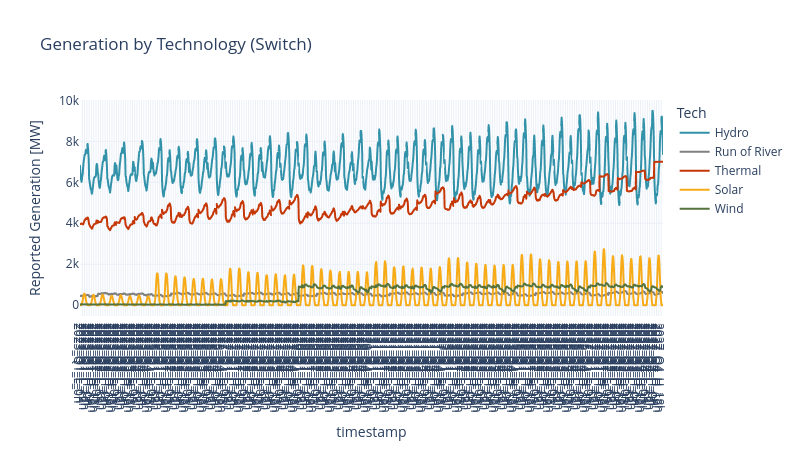

This figure's notebook cell:
### Markdown cell above
### 3.4.4 Dispatch by Technology Switch

### Code cell
gen_disp = dispatch_sw.copy()
# Add Timepoints
gen_disp = pd.merge(gen_disp, timepoints, on='timestamp', how='inner')
# Sort by timepoints to sort timestamps as well
gen_disp = gen_disp.sort_values(by='timepoints_x')
gen_disp.rename(columns={'timepoints_x': 'timepoints'}, inplace=True)

# Change values on gen_tech to match Switch output
gen_disp['gen_tech'] = gen_disp['gen_tech'].replace(parse_tech)
# Replace prefix 'labor_' by 'L_' and 'holidays_' by 'H_'
gen_disp['timestamp'] = gen_disp['timestamp'].str.replace('labor_', 'L_')
gen_disp['timestamp'] = gen_disp['timestamp'].str.replace('holidays_', 'H_')

gen_disp['Tech'] = gen_disp['gen_tech']

sw.dispatch.plot_line(gen_disp, 'Generation by Technology (Switch)', {'DispatchGen_MW': 'Reported Generation [MW]'})

### Figure 1 — Plotly figure (JSON) as saved in the notebook; plotly's stock layout.template omitted (floating-point values rounded to 4 significant figures; data arrays with more than 128 entries replaced by an {"elided": "..."} marker saying what was removed)
{"data": [{"hovertemplate": "Tech=Hydro<br>timestamp=%{x}<br>Reported Generation [MW]=%{y}<extra></extra>", "legendgroup": "Hydro", "line": {"color": "#3292A9", "dash": "solid"}, "marker": {"symbol": "circle"}, "mode": "lines", "name": "Hydro", "showlegend": true, "type": "scattergl", "x": {"elided": "1536 str values"}, "xaxis": "x", "y": {"elided": "1536 float values"}, "yaxis": "y"}, {"hovertemplate": "Tech=Run of River<br>timestamp=%{x}<br>Reported Generation [MW]=%{y}<extra></extra>", "legendgroup": "Run of River", "line": {"color": "#808080", "dash": "solid"}, "marker": {"symbol": "circle"}, "mode": "lines", "name": "Run of River", "showlegend": true, "type": "scattergl", "x": {"elided": "1536 str values"}, "xaxis": "x", "y": {"elided": "1536 float values"}, "yaxis": "y"}, {"hovertemplate": "Tech=Thermal<br>timestamp=%{x}<br>Reported Generation [MW]=%{y}<extra></extra>", "legendgroup": "Thermal", "line": {"color": "#C53707", "dash": "solid"}, "marker": {"symbol": "circle"}, "mode": "lines", "name": "Thermal", "showlegend": true, "type": "scattergl", "x": {"elided": "1536 str values"}, "xaxis": "x", "y": {"elided": "1536 float values"}, "yaxis": "y"}, {"hovertemplate": "Tech=Solar<br>timestamp=%{x}<br>Reported Generation [MW]=%{y}<extra></extra>", "legendgroup": "Solar", "line": {"color": "#F7AB17", "dash": "solid"}, "marker": {"symbol": "circle"}, "mode": "lines", "name": "Solar", "showlegend": true, "type": "scattergl", "x": {"elided": "1536 str values"}, "xaxis": "x", "y": {"elided": "1536 float values"}, "yaxis": "y"}, {"hovertemplate": "Tech=Wind<br>timestamp=%{x}<br>Reported Generation [MW]=%{y}<extra></extra>", "legendgroup": "Wind", "line": {"color": "#55733D", "dash": "solid"}, "marker": {"symbol": "circle"}, "mode": "lines", "name": "Wind", "showlegend": true, "type": "scattergl", "x": {"elided": "1536 str values"}, "xaxis": "x", "y": {"elided": "1536 float values"}, "yaxis": "y"}], "layout": {"height": 450, "legend": {"title": {"text": "Tech"}, "tracegroupgap": 0}, "title": {"text": "Generation by Technology (Switch)"}, "width": 800, "xaxis": {"anchor": "y", "domain": [0, 1], "dtick": 6, "title": {"text": "timestamp"}}, "yaxis": {"anchor": "x", "domain": [0, 1], "title": {"text": "Reported Generation [MW]"}}}}
